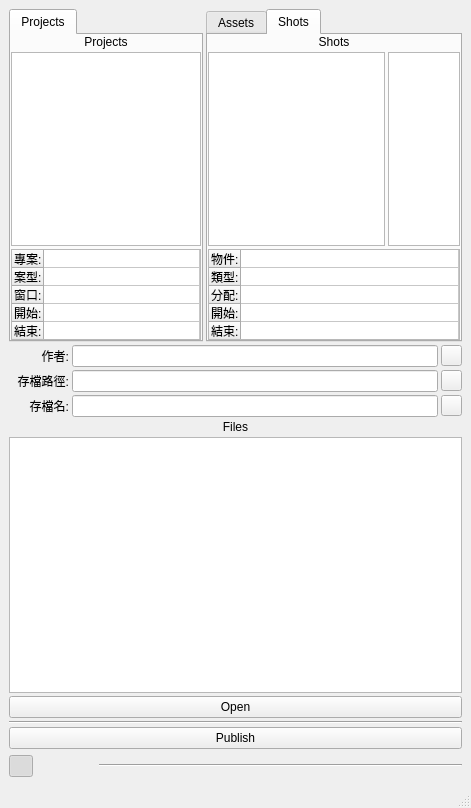
<?xml version="1.0" encoding="UTF-8"?>
<ui version="4.0">
 <class>MainWindow</class>
 <widget class="QMainWindow" name="MainWindow">
  <property name="geometry">
   <rect>
    <x>0</x>
    <y>0</y>
    <width>471</width>
    <height>808</height>
   </rect>
  </property>
  <property name="windowTitle">
   <string>MainWindow</string>
  </property>
  <widget class="QWidget" name="centralwidget">
   <layout class="QVBoxLayout" name="verticalLayout">
    <item>
     <layout class="QVBoxLayout" name="mainLayout">
      <property name="spacing">
       <number>3</number>
      </property>
      <property name="margin">
       <number>0</number>
      </property>
      <item>
       <layout class="QHBoxLayout" name="tabLayout">
        <property name="spacing">
         <number>3</number>
        </property>
        <item>
         <widget class="QTabWidget" name="tabProjectWidget">
          <property name="currentIndex">
           <number>0</number>
          </property>
          <widget class="QWidget" name="tabProject">
           <property name="minimumSize">
            <size>
             <width>0</width>
             <height>0</height>
            </size>
           </property>
           <attribute name="title">
            <string>Projects</string>
           </attribute>
           <layout class="QVBoxLayout" name="verticalLayout_4">
            <property name="spacing">
             <number>3</number>
            </property>
            <property name="margin">
             <number>0</number>
            </property>
            <item>
             <widget class="QLabel" name="project_label">
              <property name="text">
               <string>Projects</string>
              </property>
              <property name="alignment">
               <set>Qt::AlignCenter</set>
              </property>
             </widget>
            </item>
            <item>
             <widget class="QListWidget" name="project_list"/>
            </item>
            <item>
             <widget class="QTableWidget" name="project_info">
              <property name="minimumSize">
               <size>
                <width>190</width>
                <height>91</height>
               </size>
              </property>
              <property name="maximumSize">
               <size>
                <width>16777215</width>
                <height>91</height>
               </size>
              </property>
              <property name="verticalScrollBarPolicy">
               <enum>Qt::ScrollBarAlwaysOff</enum>
              </property>
              <property name="horizontalScrollBarPolicy">
               <enum>Qt::ScrollBarAlwaysOff</enum>
              </property>
              <property name="autoScroll">
               <bool>false</bool>
              </property>
              <property name="selectionMode">
               <enum>QAbstractItemView::NoSelection</enum>
              </property>
              <attribute name="horizontalHeaderVisible">
               <bool>false</bool>
              </attribute>
              <attribute name="horizontalHeaderCascadingSectionResizes">
               <bool>true</bool>
              </attribute>
              <attribute name="horizontalHeaderDefaultSectionSize">
               <number>150</number>
              </attribute>
              <attribute name="horizontalHeaderMinimumSectionSize">
               <number>150</number>
              </attribute>
              <attribute name="horizontalHeaderStretchLastSection">
               <bool>true</bool>
              </attribute>
              <attribute name="verticalHeaderDefaultSectionSize">
               <number>18</number>
              </attribute>
              <row>
               <property name="text">
                <string>專案:</string>
               </property>
              </row>
              <row>
               <property name="text">
                <string>案型:</string>
               </property>
              </row>
              <row>
               <property name="text">
                <string>窗口:</string>
               </property>
              </row>
              <row>
               <property name="text">
                <string>開始:</string>
               </property>
              </row>
              <row>
               <property name="text">
                <string>結束:</string>
               </property>
              </row>
              <column>
               <property name="text">
                <string/>
               </property>
              </column>
             </widget>
            </item>
           </layout>
          </widget>
         </widget>
        </item>
        <item>
         <widget class="QTabWidget" name="tabProductionType">
          <property name="minimumSize">
           <size>
            <width>250</width>
            <height>0</height>
           </size>
          </property>
          <property name="maximumSize">
           <size>
            <width>350</width>
            <height>16777215</height>
           </size>
          </property>
          <property name="currentIndex">
           <number>1</number>
          </property>
          <widget class="QWidget" name="assets_tab">
           <attribute name="title">
            <string>Assets</string>
           </attribute>
           <layout class="QVBoxLayout" name="verticalLayout_5">
            <property name="spacing">
             <number>3</number>
            </property>
            <property name="margin">
             <number>0</number>
            </property>
            <item>
             <widget class="QLabel" name="asset_label">
              <property name="text">
               <string>Assets</string>
              </property>
              <property name="alignment">
               <set>Qt::AlignCenter</set>
              </property>
             </widget>
            </item>
            <item>
             <layout class="QHBoxLayout" name="asset_layout">
              <property name="spacing">
               <number>3</number>
              </property>
              <item>
               <widget class="QListWidget" name="asset_list"/>
              </item>
              <item>
               <widget class="QListWidget" name="asset_process_list">
                <property name="maximumSize">
                 <size>
                  <width>150</width>
                  <height>16777215</height>
                 </size>
                </property>
               </widget>
              </item>
             </layout>
            </item>
            <item>
             <widget class="QTableWidget" name="asset_info">
              <property name="minimumSize">
               <size>
                <width>190</width>
                <height>91</height>
               </size>
              </property>
              <property name="maximumSize">
               <size>
                <width>16777215</width>
                <height>91</height>
               </size>
              </property>
              <property name="verticalScrollBarPolicy">
               <enum>Qt::ScrollBarAlwaysOff</enum>
              </property>
              <property name="horizontalScrollBarPolicy">
               <enum>Qt::ScrollBarAlwaysOff</enum>
              </property>
              <property name="autoScroll">
               <bool>false</bool>
              </property>
              <property name="selectionMode">
               <enum>QAbstractItemView::NoSelection</enum>
              </property>
              <property name="verticalScrollMode">
               <enum>QAbstractItemView::ScrollPerItem</enum>
              </property>
              <attribute name="horizontalHeaderVisible">
               <bool>false</bool>
              </attribute>
              <attribute name="horizontalHeaderCascadingSectionResizes">
               <bool>true</bool>
              </attribute>
              <attribute name="horizontalHeaderDefaultSectionSize">
               <number>150</number>
              </attribute>
              <attribute name="horizontalHeaderMinimumSectionSize">
               <number>150</number>
              </attribute>
              <attribute name="horizontalHeaderStretchLastSection">
               <bool>true</bool>
              </attribute>
              <attribute name="verticalHeaderDefaultSectionSize">
               <number>18</number>
              </attribute>
              <row>
               <property name="text">
                <string>物件:</string>
               </property>
              </row>
              <row>
               <property name="text">
                <string>類型:</string>
               </property>
              </row>
              <row>
               <property name="text">
                <string>分配:</string>
               </property>
              </row>
              <row>
               <property name="text">
                <string>開始:</string>
               </property>
              </row>
              <row>
               <property name="text">
                <string>結束:</string>
               </property>
              </row>
              <column>
               <property name="text">
                <string/>
               </property>
              </column>
             </widget>
            </item>
           </layout>
          </widget>
          <widget class="QWidget" name="shots_tab">
           <attribute name="title">
            <string>Shots</string>
           </attribute>
           <layout class="QVBoxLayout" name="verticalLayout_3">
            <property name="spacing">
             <number>3</number>
            </property>
            <property name="margin">
             <number>0</number>
            </property>
            <item>
             <widget class="QLabel" name="shot_label">
              <property name="text">
               <string>Shots</string>
              </property>
              <property name="alignment">
               <set>Qt::AlignCenter</set>
              </property>
             </widget>
            </item>
            <item>
             <layout class="QHBoxLayout" name="shot_layout">
              <property name="spacing">
               <number>3</number>
              </property>
              <item>
               <widget class="QListWidget" name="shot_list"/>
              </item>
              <item>
               <widget class="QListWidget" name="shot_process_list">
                <property name="maximumSize">
                 <size>
                  <width>150</width>
                  <height>16777215</height>
                 </size>
                </property>
               </widget>
              </item>
             </layout>
            </item>
            <item>
             <widget class="QTableWidget" name="shot_info">
              <property name="minimumSize">
               <size>
                <width>190</width>
                <height>91</height>
               </size>
              </property>
              <property name="maximumSize">
               <size>
                <width>16777215</width>
                <height>91</height>
               </size>
              </property>
              <property name="toolTip">
               <string>1</string>
              </property>
              <property name="verticalScrollBarPolicy">
               <enum>Qt::ScrollBarAlwaysOff</enum>
              </property>
              <property name="horizontalScrollBarPolicy">
               <enum>Qt::ScrollBarAlwaysOff</enum>
              </property>
              <property name="autoScroll">
               <bool>false</bool>
              </property>
              <property name="selectionMode">
               <enum>QAbstractItemView::NoSelection</enum>
              </property>
              <property name="verticalScrollMode">
               <enum>QAbstractItemView::ScrollPerItem</enum>
              </property>
              <attribute name="horizontalHeaderVisible">
               <bool>false</bool>
              </attribute>
              <attribute name="horizontalHeaderCascadingSectionResizes">
               <bool>true</bool>
              </attribute>
              <attribute name="horizontalHeaderDefaultSectionSize">
               <number>150</number>
              </attribute>
              <attribute name="horizontalHeaderMinimumSectionSize">
               <number>150</number>
              </attribute>
              <attribute name="horizontalHeaderStretchLastSection">
               <bool>true</bool>
              </attribute>
              <attribute name="verticalHeaderDefaultSectionSize">
               <number>18</number>
              </attribute>
              <row>
               <property name="text">
                <string>物件:</string>
               </property>
              </row>
              <row>
               <property name="text">
                <string>類型:</string>
               </property>
              </row>
              <row>
               <property name="text">
                <string>分配:</string>
               </property>
              </row>
              <row>
               <property name="text">
                <string>開始:</string>
               </property>
              </row>
              <row>
               <property name="text">
                <string>結束:</string>
               </property>
              </row>
              <column>
               <property name="text">
                <string/>
               </property>
              </column>
             </widget>
            </item>
           </layout>
          </widget>
         </widget>
        </item>
       </layout>
      </item>
      <item>
       <layout class="QVBoxLayout" name="file_path_layout">
        <property name="spacing">
         <number>3</number>
        </property>
        <item>
         <layout class="QHBoxLayout" name="login_layout">
          <property name="spacing">
           <number>3</number>
          </property>
          <item>
           <widget class="QLabel" name="login_label">
            <property name="minimumSize">
             <size>
              <width>60</width>
              <height>0</height>
             </size>
            </property>
            <property name="maximumSize">
             <size>
              <width>60</width>
              <height>16777215</height>
             </size>
            </property>
            <property name="text">
             <string>作者:</string>
            </property>
            <property name="alignment">
             <set>Qt::AlignRight|Qt::AlignTrailing|Qt::AlignVCenter</set>
            </property>
           </widget>
          </item>
          <item>
           <widget class="QLineEdit" name="login_name">
            <property name="layoutDirection">
             <enum>Qt::LeftToRight</enum>
            </property>
            <property name="alignment">
             <set>Qt::AlignCenter</set>
            </property>
           </widget>
          </item>
          <item>
           <widget class="QPushButton" name="logout_button">
            <property name="maximumSize">
             <size>
              <width>21</width>
              <height>21</height>
             </size>
            </property>
            <property name="text">
             <string/>
            </property>
            <property name="icon">
             <iconset>
              <normaloff>../icons/sign-out_222222_12.png</normaloff>../icons/sign-out_222222_12.png</iconset>
            </property>
           </widget>
          </item>
         </layout>
        </item>
        <item>
         <layout class="QHBoxLayout" name="save_path_layout">
          <property name="spacing">
           <number>3</number>
          </property>
          <item>
           <widget class="QLabel" name="save_path_label">
            <property name="minimumSize">
             <size>
              <width>60</width>
              <height>0</height>
             </size>
            </property>
            <property name="maximumSize">
             <size>
              <width>60</width>
              <height>16777215</height>
             </size>
            </property>
            <property name="text">
             <string>存檔路徑:</string>
            </property>
            <property name="alignment">
             <set>Qt::AlignRight|Qt::AlignTrailing|Qt::AlignVCenter</set>
            </property>
           </widget>
          </item>
          <item>
           <widget class="QLineEdit" name="save_path">
            <property name="layoutDirection">
             <enum>Qt::LeftToRight</enum>
            </property>
            <property name="alignment">
             <set>Qt::AlignCenter</set>
            </property>
           </widget>
          </item>
          <item>
           <widget class="QPushButton" name="open_path_button">
            <property name="maximumSize">
             <size>
              <width>21</width>
              <height>21</height>
             </size>
            </property>
            <property name="text">
             <string/>
            </property>
            <property name="icon">
             <iconset>
              <normaloff>../icons/folder-open-o_222222_12.png</normaloff>../icons/folder-open-o_222222_12.png</iconset>
            </property>
           </widget>
          </item>
         </layout>
        </item>
        <item>
         <layout class="QHBoxLayout" name="save_file_layout">
          <property name="spacing">
           <number>3</number>
          </property>
          <item>
           <widget class="QLabel" name="save_file_label">
            <property name="minimumSize">
             <size>
              <width>60</width>
              <height>0</height>
             </size>
            </property>
            <property name="maximumSize">
             <size>
              <width>60</width>
              <height>16777215</height>
             </size>
            </property>
            <property name="text">
             <string>存檔名:</string>
            </property>
            <property name="alignment">
             <set>Qt::AlignRight|Qt::AlignTrailing|Qt::AlignVCenter</set>
            </property>
           </widget>
          </item>
          <item>
           <widget class="QLineEdit" name="save_file">
            <property name="layoutDirection">
             <enum>Qt::LeftToRight</enum>
            </property>
            <property name="alignment">
             <set>Qt::AlignCenter</set>
            </property>
           </widget>
          </item>
          <item>
           <widget class="QPushButton" name="save_button">
            <property name="maximumSize">
             <size>
              <width>21</width>
              <height>21</height>
             </size>
            </property>
            <property name="text">
             <string/>
            </property>
            <property name="icon">
             <iconset>
              <normaloff>../icons/save_222222_12.png</normaloff>../icons/save_222222_12.png</iconset>
            </property>
           </widget>
          </item>
         </layout>
        </item>
       </layout>
      </item>
      <item>
       <layout class="QVBoxLayout" name="file_list_layout">
        <property name="spacing">
         <number>3</number>
        </property>
        <item>
         <widget class="QLabel" name="file_list_label">
          <property name="text">
           <string>Files</string>
          </property>
          <property name="alignment">
           <set>Qt::AlignCenter</set>
          </property>
         </widget>
        </item>
        <item>
         <widget class="QListWidget" name="file_list"/>
        </item>
        <item>
         <widget class="QPushButton" name="open_button">
          <property name="text">
           <string>Open</string>
          </property>
         </widget>
        </item>
        <item>
         <widget class="Line" name="line">
          <property name="orientation">
           <enum>Qt::Horizontal</enum>
          </property>
         </widget>
        </item>
        <item>
         <widget class="QPushButton" name="publish_button">
          <property name="text">
           <string>Publish</string>
          </property>
         </widget>
        </item>
       </layout>
      </item>
     </layout>
    </item>
    <item>
     <layout class="QHBoxLayout" name="horizontalLayout">
      <item>
       <widget class="QPushButton" name="inprogress_button">
        <property name="maximumSize">
         <size>
          <width>24</width>
          <height>24</height>
         </size>
        </property>
        <property name="text">
         <string/>
        </property>
        <property name="icon">
         <iconset>
          <normaloff>../icons/play_off_24.png</normaloff>
          <normalon>../icons/play_on_24.png</normalon>../icons/play_off_24.png</iconset>
        </property>
        <property name="checkable">
         <bool>true</bool>
        </property>
        <property name="checked">
         <bool>true</bool>
        </property>
        <property name="flat">
         <bool>true</bool>
        </property>
       </widget>
      </item>
      <item>
       <widget class="QPushButton" name="ready_button">
        <property name="maximumSize">
         <size>
          <width>24</width>
          <height>24</height>
         </size>
        </property>
        <property name="text">
         <string/>
        </property>
        <property name="icon">
         <iconset>
          <normaloff>../icons/pause_off_24.png</normaloff>
          <normalon>../icons/pause_on_24.png</normalon>../icons/pause_off_24.png</iconset>
        </property>
        <property name="checkable">
         <bool>true</bool>
        </property>
        <property name="checked">
         <bool>false</bool>
        </property>
        <property name="flat">
         <bool>true</bool>
        </property>
       </widget>
      </item>
      <item>
       <widget class="QPushButton" name="complete_button">
        <property name="maximumSize">
         <size>
          <width>24</width>
          <height>24</height>
         </size>
        </property>
        <property name="text">
         <string/>
        </property>
        <property name="icon">
         <iconset>
          <normaloff>../icons/check_off_24.png</normaloff>
          <normalon>../icons/check_on_24.png</normalon>../icons/check_off_24.png</iconset>
        </property>
        <property name="checkable">
         <bool>true</bool>
        </property>
        <property name="checked">
         <bool>false</bool>
        </property>
        <property name="flat">
         <bool>true</bool>
        </property>
       </widget>
      </item>
      <item>
       <widget class="Line" name="line_2">
        <property name="orientation">
         <enum>Qt::Horizontal</enum>
        </property>
       </widget>
      </item>
     </layout>
    </item>
   </layout>
  </widget>
  <widget class="QMenuBar" name="menubar">
   <property name="geometry">
    <rect>
     <x>0</x>
     <y>0</y>
     <width>471</width>
     <height>21</height>
    </rect>
   </property>
  </widget>
  <widget class="QStatusBar" name="statusbar"/>
 </widget>
 <resources/>
 <connections/>
</ui>
